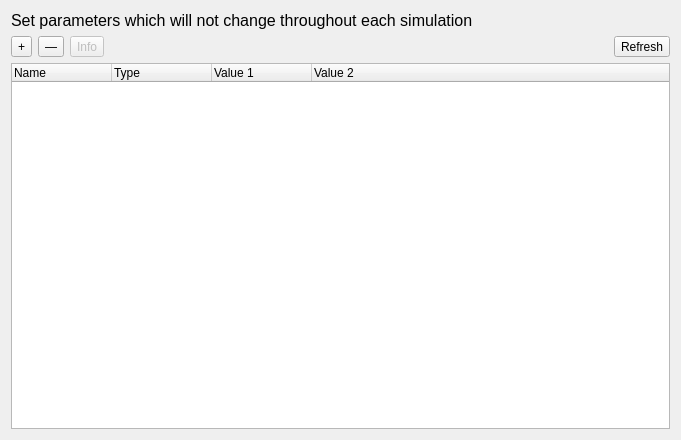
<?xml version="1.0" encoding="UTF-8"?>
<ui version="4.0">
 <class>PvarMenu</class>
 <widget class="QWidget" name="PvarMenu">
  <property name="geometry">
   <rect>
    <x>0</x>
    <y>0</y>
    <width>681</width>
    <height>440</height>
   </rect>
  </property>
  <property name="windowTitle">
   <string>Form</string>
  </property>
  <layout class="QVBoxLayout" name="mainLayout">
   <item>
    <widget class="QLabel" name="label">
     <property name="font">
      <font>
       <pointsize>12</pointsize>
      </font>
     </property>
     <property name="text">
      <string>Set parameters which will not change throughout each simulation</string>
     </property>
    </widget>
   </item>
   <item>
    <layout class="QHBoxLayout" name="horizontalLayout">
     <item>
      <widget class="QToolButton" name="addButton">
       <property name="text">
        <string>+</string>
       </property>
      </widget>
     </item>
     <item>
      <widget class="QToolButton" name="removeButton">
       <property name="text">
        <string>—</string>
       </property>
      </widget>
     </item>
     <item>
      <widget class="QToolButton" name="infoButton">
       <property name="enabled">
        <bool>false</bool>
       </property>
       <property name="text">
        <string>Info</string>
       </property>
      </widget>
     </item>
     <item>
      <spacer name="horizontalSpacer">
       <property name="orientation">
        <enum>Qt::Horizontal</enum>
       </property>
       <property name="sizeHint" stdset="0">
        <size>
         <width>40</width>
         <height>20</height>
        </size>
       </property>
      </spacer>
     </item>
     <item>
      <widget class="QToolButton" name="refreshButton">
       <property name="text">
        <string>Refresh</string>
       </property>
      </widget>
     </item>
    </layout>
   </item>
   <item>
    <widget class="QTreeWidget" name="treeWidget">
     <property name="contextMenuPolicy">
      <enum>Qt::ActionsContextMenu</enum>
     </property>
     <property name="selectionMode">
      <enum>QAbstractItemView::ExtendedSelection</enum>
     </property>
     <column>
      <property name="text">
       <string>Name</string>
      </property>
     </column>
     <column>
      <property name="text">
       <string>Type</string>
      </property>
     </column>
     <column>
      <property name="text">
       <string>Value 1</string>
      </property>
     </column>
     <column>
      <property name="text">
       <string>Value 2</string>
      </property>
     </column>
    </widget>
   </item>
  </layout>
  <action name="actionDelete">
   <property name="text">
    <string>Delete</string>
   </property>
  </action>
  <action name="actionShow_Cells">
   <property name="text">
    <string>Show Cells</string>
   </property>
  </action>
 </widget>
 <resources/>
 <connections>
  <connection>
   <sender>addButton</sender>
   <signal>clicked()</signal>
   <receiver>PvarMenu</receiver>
   <slot>on_addButton_triggered()</slot>
   <hints>
    <hint type="sourcelabel">
     <x>23</x>
     <y>20</y>
    </hint>
    <hint type="destinationlabel">
     <x>340</x>
     <y>219</y>
    </hint>
   </hints>
  </connection>
  <connection>
   <sender>refreshButton</sender>
   <signal>clicked()</signal>
   <receiver>PvarMenu</receiver>
   <slot>on_refreshButton_triggered()</slot>
   <hints>
    <hint type="sourcelabel">
     <x>639</x>
     <y>20</y>
    </hint>
    <hint type="destinationlabel">
     <x>340</x>
     <y>219</y>
    </hint>
   </hints>
  </connection>
  <connection>
   <sender>infoButton</sender>
   <signal>clicked()</signal>
   <receiver>PvarMenu</receiver>
   <slot>on_infoButton_triggered()</slot>
   <hints>
    <hint type="sourcelabel">
     <x>96</x>
     <y>20</y>
    </hint>
    <hint type="destinationlabel">
     <x>340</x>
     <y>219</y>
    </hint>
   </hints>
  </connection>
  <connection>
   <sender>removeButton</sender>
   <signal>clicked()</signal>
   <receiver>PvarMenu</receiver>
   <slot>on_removeButton_triggered()</slot>
   <hints>
    <hint type="sourcelabel">
     <x>56</x>
     <y>20</y>
    </hint>
    <hint type="destinationlabel">
     <x>340</x>
     <y>219</y>
    </hint>
   </hints>
  </connection>
 </connections>
</ui>
